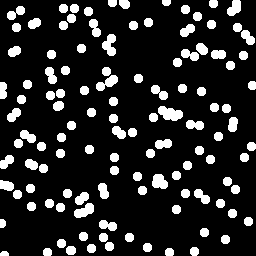
%> input picture lab5/dots.bmp, 256 x 256 px
$ octave lab5_2script.m   (GNU Octave 9; MATLAB toolbox functions it lacks are replaced by stand-ins)
%> lines starting %> are read from the running program, lines starting %| are printed output that depends on the picture; in (x1, y1, x2, y2) boxes, pixels count from 0 and x2, y2 are one past the last pixel; in counts of white or black regions, pixels touching at a corner belong together; the program's own positions count from 1
%%%%%%%%%%%%%%%%%%%%%%%%%%%%%%%%%%%%%%%%%%%%%%%%%%%%%%%%%%%%%%%%%%%%%%%%%%
%%ETDIP1 - Digital Image Processing                                     %%
%%LAB 5                                                                 %%
%%%%%%%%%%%%%%%%%%%%%%%%%%%%%%%%%%%%%%%%%%%%%%%%%%%%%%%%%%%%%%%%%%%%%%%%%%
%Close all open windows
clear, close all;
%%%%%%%%%%%%%%%%%%%%%%%%%%%%%%%%%%%%%%%%%%%%%%%%%%%%%%%%%%%%%%%%%%%%%%%%%%

A = imread('dots.bmp');
%> A is the input picture: size 256x256 uint8; 15.7% white; 118 white regions, largest, box (x1, y1, x2, y2) and area: (158, 106, 183, 121) 253, (102, 34, 116, 56) 199, (74, 203, 94, 218) 189
A = double(A)/255;

%%%%%%%%%%%%%%%%%%%%%%%%%%%%%%%%%%%%%%%%%%%%%%%%%%%%%%%%%%%%%%%%%%%%%%%%%%
%%% Exercise 2
%%% Implement a MatLab program that counts the number
%%% particles in the image ”dots.bmp” thats:
%%%    1. on the boundary of the image
%%%    2. overlapping
%%%    3. not overlapping
%%%%%%%%%%%%%%%%%%%%%%%%%%%%%%%%%%%%%%%%%%%%%%%%%%%%%%%%%%%%%%%%%%%%%%%%%%

B = strel('arbitrary',[0 1 0; 1 1 1; 0 1 0] );

label=2;
p=min(find(A==1));
%> p = 83
while ~isempty(p)
    X0=zeros(size(A)); X0(p)=1;
    X1=zeros(size(A));
    a=1;
    while (a)
        X1=imdilate(X0,B)&A;
        a=max(max(X0~=X1));
        X0=X1;
	end
	s=find(X0==1);
	A(s)=label;
	label=label+1;
    p=min(find(A==1));
end
%> this loop made 120 passes
%> p on passes 1 to 12: 162, 181, 220, 254, 1806, 1908, 2099, 3098, 3521, 3726, 4105, 4450
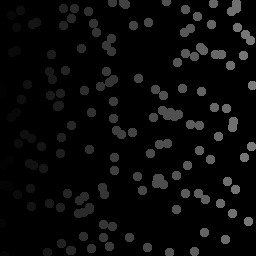
%> A: size 256x256 double; min 0, max 121, mean 9.6
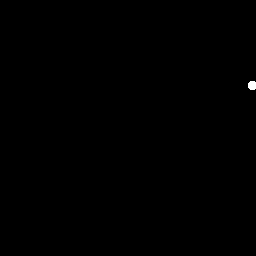
%> X0: size 256x256 logical; 0.1% white; 1 white region, box (x1, y1, x2, y2) and area: (248, 81, 256, 90) 64
%> after the loop, label = 122

pseudoColor = rand(label, 3);

A_Size=A;
b(4)=0;
Areal=zeros(1,label+1);

for k=2:label
   r=find(A==k);
   Areal(k+1)=length(r);
   if Areal(k+1)<1*69-1
       A_Size(r)=2; b(1)=b(1)+1;
   end;
   if 1*69-1<=Areal(k+1)&Areal(k+1)<2*69
       A_Size(r)=3; b(2)=b(2)+1;
   end;
   if 2*69-1<=Areal(k+1)&Areal(k+1)<3*69
       A_Size(r)=4; b(3)=b(3)+1;
   end;
   if 3*69-1<=Areal(k+1)
       A_Size(r)=5; b(4)=b(4)+1;
   end;
end
%> this loop made 121 passes
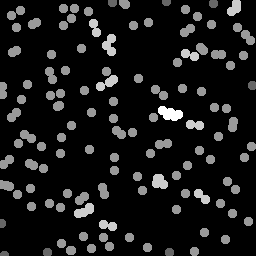
%> A_Size: size 256x256 double; 15.5% of pixels changed, all inside (x1, y1, x2, y2) = (0, 0, 256, 256); drawn with min black and max white
%> after the loop, Areal = 123 values, max 253 at index 80, min 0 at index 1, mean 83.6; b = [9 101 10 1]

%%%%%%%%%%%%%%%%%%%%%%%%%%%%%%%%%%%%%%%%%%%%%%%%%%%%%%%%%%%%%%%%%%%%%%%%%%
figure
subplot(3,3,1);imshow(A),title('Original image');
subplot(3,3,2);imshow(A, pseudoColor);
%> after `imshow(A, pseudoColor)`:
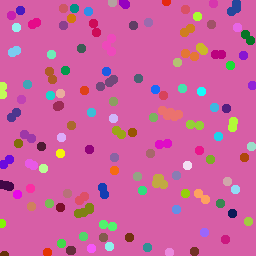
%> displayed picture: size 256x256x3, on the screen's scale of 0 to 255; mean R, G, B 204.5, 97.7, 159.2
subplot(3,3,3);hist(Areal(2:end),20); title('Areal distribution');
subplot(3,3,4);imshow(A_Size,pseudoColor);%,colormap(jet(100));
%> after `imshow(A_Size,pseudoColor)`:
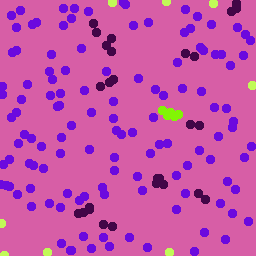
%> displayed picture: size 256x256x3, on the screen's scale of 0 to 255; mean R, G, B 197.7, 83.1, 169.3
%> after `imshow(A_Size,pseudoColor)`:
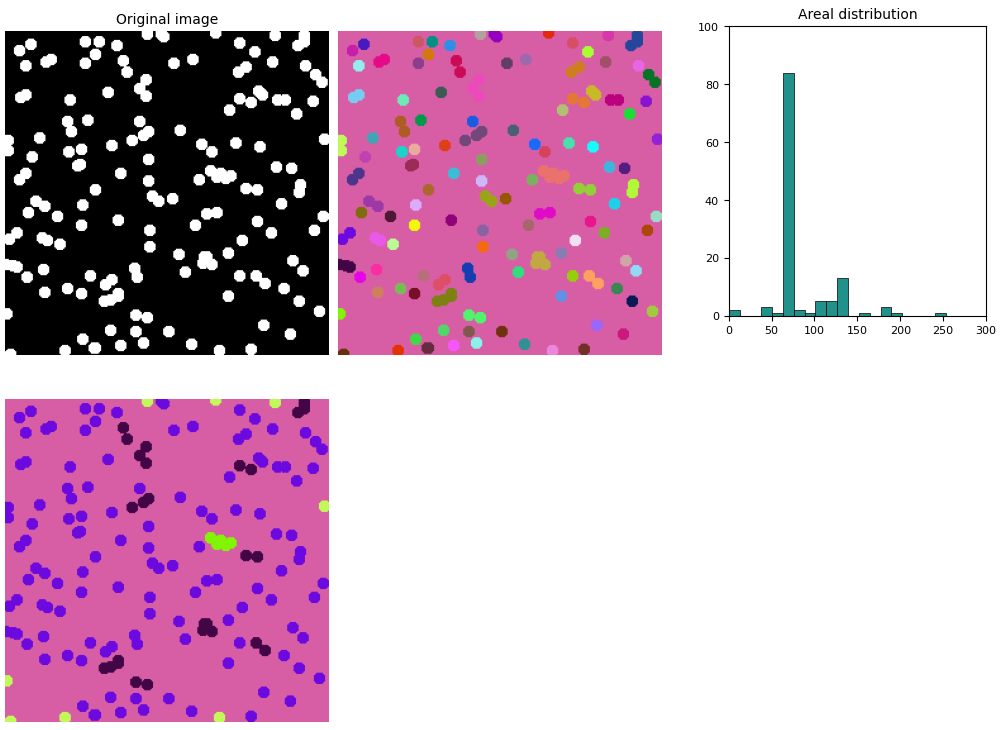
%> figure redrawn from the program's plot data, 4 panels
subplot(3,3,4);stem(b);title('Distribution of component size');
%> after `title('Distribution of component size')`:
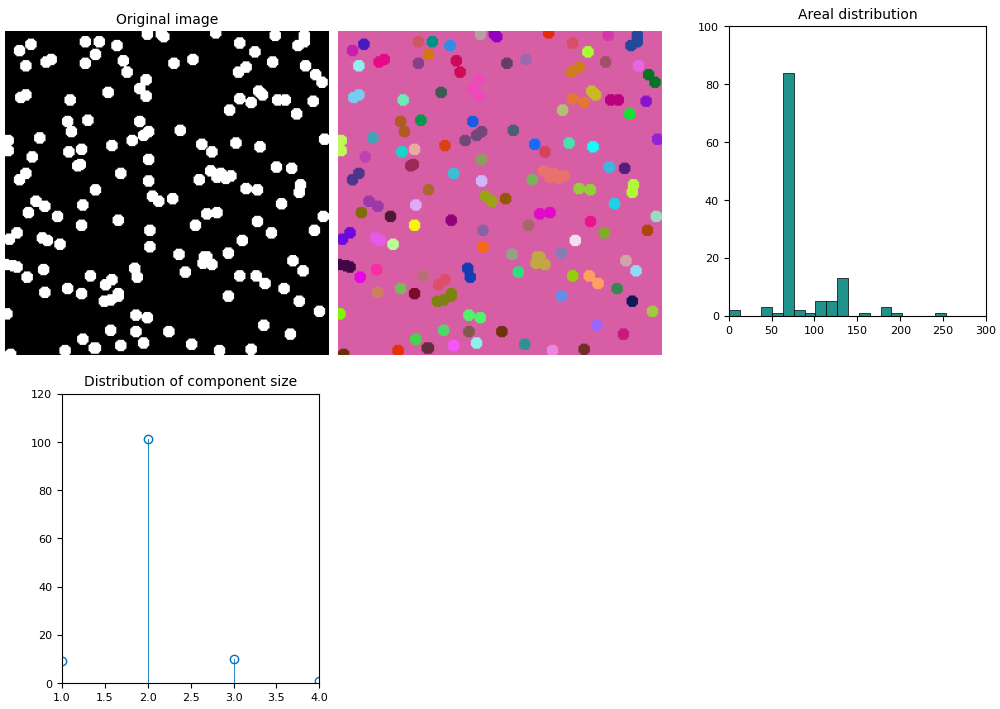
%> figure redrawn from the program's plot data, 4 panels
%%%%%%%%%%%%%%%%%%%%%%%%%%%%%%%%%%%%%%%%%%%%%%%%%%%%%%%%%%%%%%%%%%%%%%%%%%
